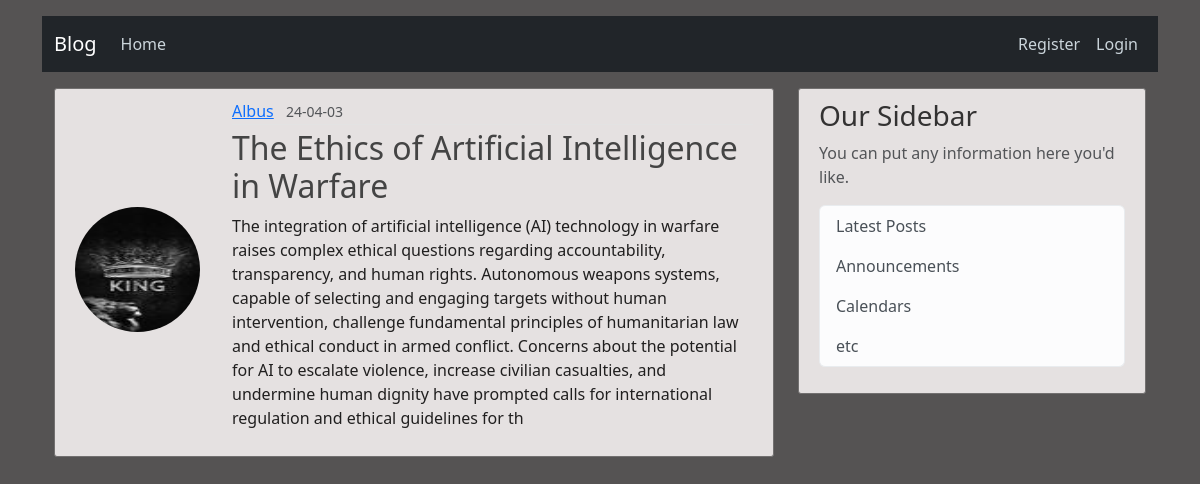
The app's page /post/22 with its own data.
### blog/models.py (models this page shows, shortened)
class User(db.Model, UserMixin):
    id = db.Column(db.Integer, primary_key=True)
    firstname = db.Column(db.String(20), unique=False, nullable=False)
    lastname = db.Column(db.String(20), unique=False, nullable=False)
    email = db.Column(db.String(20), unique=True, nullable=False)
    username = db.Column(db.String(20), unique=True, nullable=False)
    image_file = db.Column(db.String(20), nullable=False, default='default.jpg')
    password = db.Column(db.String(20), nullable=False)
    address= db.Column(db.String(20), nullable=False)
    posts = db.relationship('Post', backref='author', lazy=True)

class Post(db.Model):
    id = db.Column(db.Integer, primary_key=True)
    title = db.Column(db.String(100), nullable=False)
    content = db.Column(db.Text(), nullable=False)
    date_posted = db.Column(db.DateTime(), nullable=False, default=datetime.now(utc))
    user_id = db.Column(db.Integer, db.ForeignKey('user.id'), nullable=False)

### blog/routes.py (the view)
@app.route('/post/<int:post_id>')
def post(post_id):
    post = Post.query.get_or_404(post_id)
    return render_template('post.html', title=post.title, post=post)

### blog/templates/post.html (shortened to what this page needs)
{% extends 'main.html' %}
{% block content %}
<article class="media content-section my-3">
    <div class="sticky-header__user-container">
        <div class="sticky-header__avtar">
            <img class="rounded-circle account-img" src="{{ url_for('static', filename='profile_pics/' + post.author.image_file) }}">
        </div>
  <div class="media-body">
    <div class="article-metadata">
      <a class="mr-2" href="#">{{ post.author.username }}</a>
      <small class="text-muted">{{ post.date_posted.strftime('%y-%m-%d') }}</small>
    </div>
    <h2 class="article-title">{{ post.title }}</h2>
    <p class="article-content">{{ post.content }}</p>
  </div>
</div>
</article>
{% endblock content %}

### blog/static/main.css (style rules this page uses)
body { background: hsl(0, 1%, 33%); color: #201f1f; margin-top: 1rem; }
h1, h2, h3, h4, h5, h6 { color: #333232; }
.content-section { background-color: hsl(0, 7%, 89%); padding: 10px 20px; border: 1px solid #727070; border-radius: 3px; margin-top: 17px; margin-bottom: 20px; }
.article-title { text-decoration: none; color: #444444; }
.article-content { white-space: pre-line; }
.article-metadata { padding-bottom: 1px; margin-bottom: 4px; border-bottom: 1px solid #e3e3e3 }
.account-img { height: 125px; width: 125px; margin-top: 10px; margin-right: 20px; margin-bottom: 16px; }
.sticky-header__user-container { display: -ms-flexbox; display: flex; -ms-flex-align: center; align-items: center; gap: 12px; }

### records on screen
User: image_file (picture), author.username "Albus"
Post: date_posted "24-04-03", title "The Ethics of Artificial Intelligence in Warfare", content "The integration of artificial intelligence (AI) technology in warfare raises complex ethical questions regarding accountability, transparency, and human rights. Autonomous weapons systems, capable of selecting and engaging targets without human intervention, challenge fundamental principles of humanitarian law and ethical conduct in armed conflict. Concerns about the potential for AI to escalate violence, increase civilian casualties, and undermine human dignity have prompted calls for international regulation and ethical guidelines for th"
